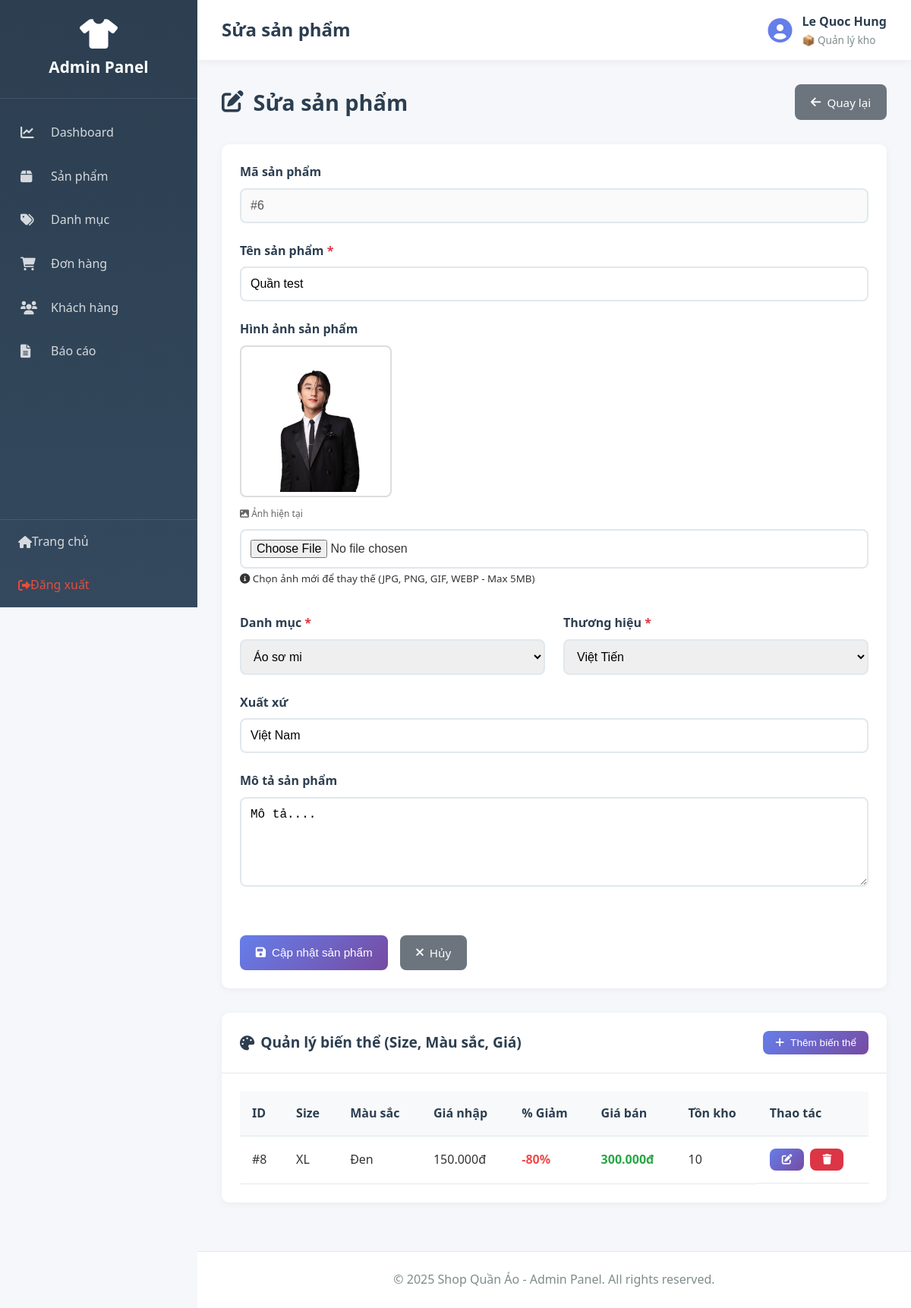
The page /admin/index.php?action=editProduct&id=6 (signed in) on the database its author committed.
### tables this page shows
CREATE TABLE `nhanvien` (
  `MaNV` int(11) NOT NULL,
  `HoTen` varchar(100) DEFAULT NULL,
  `TenDangNhap` varchar(50) DEFAULT NULL,
  `MatKhau` varchar(255) DEFAULT NULL,
  `Email` varchar(100) DEFAULT NULL,
  `SoDienThoai` varchar(15) DEFAULT NULL,
  `MaVaiTro` int(11) DEFAULT NULL,
  `TrangThai` varchar(20) DEFAULT 'active'
);

CREATE TABLE `vaitro` (
  `MaVaiTro` int(11) NOT NULL,
  `TenVaiTro` varchar(50) DEFAULT NULL,
  `QuyenHan` enum('ToanQuyen','NhapXuat','XemBanHang') DEFAULT NULL
);

CREATE TABLE `sanpham` (
  `MaSP` int(11) NOT NULL,
  `TenSP` varchar(100) DEFAULT NULL,
  `MaDM` int(11) DEFAULT NULL,
  `MaTH` int(11) DEFAULT NULL,
  `XuatXu` varchar(100) DEFAULT NULL,
  `MoTa` text DEFAULT NULL,
  `HinhAnh` varchar(255) DEFAULT NULL
);

CREATE TABLE `danhmuc` (
  `MaDM` int(11) NOT NULL,
  `TenDM` varchar(100) DEFAULT NULL,
  `MaDM_Cha` int(11) DEFAULT NULL
);

CREATE TABLE `thuonghieu` (
  `MaTH` int(11) NOT NULL,
  `TenTH` varchar(100) DEFAULT NULL
);

CREATE TABLE `sanpham_bienthe` (
  `MaSP_BienThe` int(11) NOT NULL,
  `MaSP` int(11) DEFAULT NULL,
  `KichThuoc` varchar(10) DEFAULT NULL,
  `MauSac` varchar(50) DEFAULT NULL,
  `GiaNhap` decimal(10,2) DEFAULT NULL,
  `GiaBan` decimal(10,2) DEFAULT NULL,
  `GiaGoc` decimal(10,2) DEFAULT NULL,
  `TonKho` int(11) DEFAULT NULL,
  `NgayCapNhat` date DEFAULT NULL
);

### app/views/admin/products/edit.php (the view, shortened to what the rows shown need)
<?php require_once __DIR__ . '/../../layouts/admin_header.php'; ?>
<div class="page-header">
    <h2><i class="fas fa-edit"></i> Sửa sản phẩm</h2>
    <a href="index.php?action=products" class="btn btn-secondary">
        <i class="fas fa-arrow-left"></i> Quay lại
    </a>
</div>
<div class="admin-card">
    <div class="card-body">
        <form method="POST" action="" enctype="multipart/form-data" class="admin-form">
            <div class="form-row">
                <div class="form-group">
                    <label>Mã sản phẩm</label>
                    <input type="text" class="form-control" value="#<?php echo $product['MaSP']; ?>" disabled>
                </div>
            </div>
            <div class="form-row">
                <div class="form-group">
                    <label for="ten_sp">Tên sản phẩm <span class="required">*</span></label>
                    <input type="text"
                           id="ten_sp"
                           name="ten_sp"
                           class="form-control"
                           value="<?php echo htmlspecialchars($product['TenSP']); ?>"
                           required>
                </div>
            </div>
            <div class="form-row">
                <div class="form-group">
                    <label for="hinh_anh">Hình ảnh sản phẩm</label>
                    <?php if (!empty($product['HinhAnh'])): ?>
                    <div style="margin-bottom: 10px;">
                        <img src="../public/uploads/products/<?php echo htmlspecialchars($product['HinhAnh']); ?>"
                             style="max-width: 200px; max-height: 200px; border: 2px solid #ddd; padding: 5px; border-radius: 8px;">
                        <p style="margin: 5px 0; font-size: 12px; color: #666;">
                            <i class="fas fa-image"></i> Ảnh hiện tại
                        </p>
                    </div>
                    <?php endif; ?>
                    <input type="file"
                           id="hinh_anh"
                           name="hinh_anh"
                           class="form-control"
                           accept="image/jpeg,image/jpg,image/png,image/gif,image/webp">
                    <small class="form-hint">
                        <i class="fas fa-info-circle"></i>
                        Chọn ảnh mới để thay thế (JPG, PNG, GIF, WEBP - Max 5MB)
                    </small>
                </div>
            </div>
            <div class="form-row">
                <div class="form-group">
                    <label for="ma_dm">Danh mục <span class="required">*</span></label>
                    <select id="ma_dm" name="ma_dm" class="form-control" required>
                        <?php foreach ($categories as $category): ?>
                        <option value="<?php echo $category['MaDM']; ?>"
                                <?php echo $category['MaDM'] == $product['MaDM'] ? 'selected' : ''; ?>>
                            <?php echo htmlspecialchars($category['TenDM']); ?>
                        </option>
                        <?php endforeach; ?>
                    </select>
                </div>
                <div class="form-group">
                    <label for="ma_th">Thương hiệu <span class="required">*</span></label>
                    <select id="ma_th" name="ma_th" class="form-control" required>
                        <?php foreach ($brands as $brand): ?>
                        <option value="<?php echo $brand['MaTH']; ?>"
                                <?php echo $brand['MaTH'] == $product['MaTH'] ? 'selected' : ''; ?>>
                            <?php echo htmlspecialchars($brand['TenTH']); ?>
                        </option>
                        <?php endforeach; ?>
                    </select>
                </div>
            </div>
            <div class="form-row">
                <div class="form-group">
                    <label for="xuat_xu">Xuất xứ</label>
                    <input type="text"
                           id="xuat_xu"
                           name="xuat_xu"
                           class="form-control"
                           value="<?php echo htmlspecialchars($product['XuatXu']); ?>">
                </div>
            </div>
            <div class="form-row">
                <div class="form-group">
                    <label for="mo_ta">Mô tả sản phẩm</label>
                    <textarea id="mo_ta"
                              name="mo_ta"
                              class="form-control"
                              rows="5"><?php echo htmlspecialchars($product['MoTa']); ?></textarea>
                </div>
            </div>
            <div class="form-actions">
                <button type="submit" class="btn btn-primary">
                    <i class="fas fa-save"></i> Cập nhật sản phẩm
                </button>
                <a href="index.php?action=products" class="btn btn-secondary">
                    <i class="fas fa-times"></i> Hủy
                </a>
            </div>
        </form>
    </div>
</div>
<div class="admin-card">
    <div class="card-header">
        <h3><i class="fas fa-palette"></i> Quản lý biến thể (Size, Màu sắc, Giá)</h3>
        <button onclick="showAddVariantForm()" class="btn btn-sm btn-primary">
            <i class="fas fa-plus"></i> Thêm biến thể
        </button>
    </div>
    <div class="card-body">
        <?php if (!empty($variants)): ?>
        <table class="data-table" id="variants-table">
            <thead>
                <tr>
                    <th>ID</th>
                    <th>Size</th>
                    <th>Màu sắc</th>
                    <th>Giá nhập</th>
                    <th>% Giảm</th>
                    <th>Giá bán</th>
                    <th>Tồn kho</th>
                    <th>Thao tác</th>
                </tr>
            </thead>
            <tbody>
                <?php foreach ($variants as $variant): ?>
                <tr id="variant-<?php echo $variant['MaSP_BienThe']; ?>">
                    <td>#<?php echo $variant['MaSP_BienThe']; ?></td>
                    <td>
                        <span class="var-text"><?php echo htmlspecialchars($variant['KichThuoc']); ?></span>
                    </td>
                    <td>
                        <span class="var-text"><?php echo htmlspecialchars($variant['MauSac']); ?></span>
                    </td>
                    <td>
                        <span class="var-text"><?php echo number_format($variant['GiaNhap'], 0, ',', '.'); ?>đ</span>
                    </td>
                    <td>
                        <?php
                        $phanTramGiam = 0;
                        if ($variant['GiaGoc'] > 0 && $variant['GiaGoc'] > $variant['GiaBan']) {
                            $phanTramGiam = round((($variant['GiaGoc'] - $variant['GiaBan']) / $variant['GiaGoc']) * 100);
                        }
                        ?>
                        <span class="var-text">
                            <?php if ($phanTramGiam > 0): ?>
                                <span style="color: #f04b4c; font-weight: bold;">-<?php echo $phanTramGiam; ?>%</span>
                            <?php else: ?>
                                <span style="color: #999;">0%</span>
                            <?php endif; ?>
                        </span>
                    </td>
                    <td>
                        <span class="var-text text-success"><strong><?php echo number_format($variant['GiaBan'], 0, ',', '.'); ?>đ</strong></span>
                    </td>
                    <td>
                        <span class="var-text"><?php echo $variant['TonKho']; ?></span>
                    </td>
                    <td class="actions">
                        <button onclick="editVariant(<?php echo $variant['MaSP_BienThe']; ?>)" class="btn btn-sm btn-primary btn-edit">
                            <i class="fas fa-edit"></i>
                        </button>
                        <a href="index.php?action=deleteVariant&id=<?php echo $variant['MaSP_BienThe']; ?>&product_id=<?php echo $product['MaSP']; ?>"
                           class="btn btn-sm btn-danger"
                           onclick="return confirm('Bạn có chắc muốn xóa biến thể này?')">
                            <i class="fas fa-trash"></i>
                        </a>
                    </td>
                </tr>
                <?php endforeach; ?>
            </tbody>
        </table>
        <?php endif; ?>
    </div>
</div>
<?php require_once __DIR__ . '/../../layouts/admin_footer.php'; ?>

### app/views/layouts/admin_header.php (shortened to what the rows shown need)
<!DOCTYPE html>
<html lang="vi">
<head>
    <link rel="stylesheet" href="../public/css/admin.css">
    <link rel="stylesheet" href="https://cdnjs.cloudflare.com/ajax/libs/font-awesome/6.0.0/css/all.min.css">
</head>
<body class="admin-panel">
    <?php
    require_once __DIR__ . '/../../models/Admin.php';
    $adminModel = new Admin();
    $currentAdmin = $adminModel->getCurrentAdmin();
    ?>
    <aside class="admin-sidebar">
        <div class="sidebar-header">
            <i class="fas fa-tshirt"></i>
            <h2>Admin Panel</h2>
        </div>
        <nav class="sidebar-nav">
            <a href="index.php?action=dashboard" class="nav-item">
                <i class="fas fa-chart-line"></i>
                <span>Dashboard</span>
            </a>
            <a href="index.php?action=products" class="nav-item">
                <i class="fas fa-box"></i>
                <span>Sản phẩm</span>
            </a>
            <a href="index.php?action=categories" class="nav-item">
                <i class="fas fa-tags"></i>
                <span>Danh mục</span>
            </a>
            <a href="index.php?action=orders" class="nav-item">
                <i class="fas fa-shopping-cart"></i>
                <span>Đơn hàng</span>
            </a>
            <a href="index.php?action=customers" class="nav-item">
                <i class="fas fa-users"></i>
                <span>Khách hàng</span>
            </a>
            <a href="index.php?action=reports" class="nav-item">
                <i class="fas fa-file-alt"></i>
                <span>Báo cáo</span>
            </a>
        </nav>
        <div class="sidebar-footer">
            <a href="../public/index.php" class="nav-item">
                <i class="fas fa-home"></i>
                <span>Trang chủ</span>
            </a>
            <a href="index.php?action=logout" class="nav-item logout">
                <i class="fas fa-sign-out-alt"></i>
                <span>Đăng xuất</span>
            </a>
        </div>
    </aside>
    <div class="admin-main">
        <header class="admin-topbar">
            <div class="topbar-left">
                <h1><?php echo $page_title ?? 'Admin Panel'; ?></h1>
            </div>
            <div class="topbar-right">
                <div class="admin-info">
                    <i class="fas fa-user-circle fa-2x"></i>
                    <div>
                        <strong><?php echo $currentAdmin['HoTen'] ?? 'Admin'; ?></strong>
                        <small>
                            <?php
                            $roleName = $currentAdmin['TenVaiTro'] ?? $_SESSION['admin_role'] ?? 'Nhân viên';
                            $permission = $currentAdmin['QuyenHan'] ?? $_SESSION['admin_permission'] ?? '';
                            $roleIcons = [
                                'ToanQuyen' => '👑',
                                'NhapXuat' => '📦',
                                'XemBanHang' => '👤'
                            ];
                            echo ($roleIcons[$permission] ?? '👤') . ' ' . htmlspecialchars($roleName);
                            ?>
                        </small>
                    </div>
                </div>
            </div>
        </header>
        <main class="admin-content">

### rows shown on the page
nhanvien: HoTen "Le Quoc Hung", MaVaiTro.QuyenHan "📦", MaVaiTro.TenVaiTro "Quản lý kho"
sanpham: MaSP "#6", ten_sp "Quần test", HinhAnh (picture), ma_dm "Áo sơ mi", ma_th "Việt Tiến", xuat_xu "Việt Nam", mo_ta "Mô tả...."
sanpham_bienthe: MaSP_BienThe "8", KichThuoc "XL", MauSac "Đen", GiaNhap "150.000", phanTramGiam "80", GiaBan "300.000", TonKho "10"

### other values the page prints
$page_title "Sửa sản phẩm"
